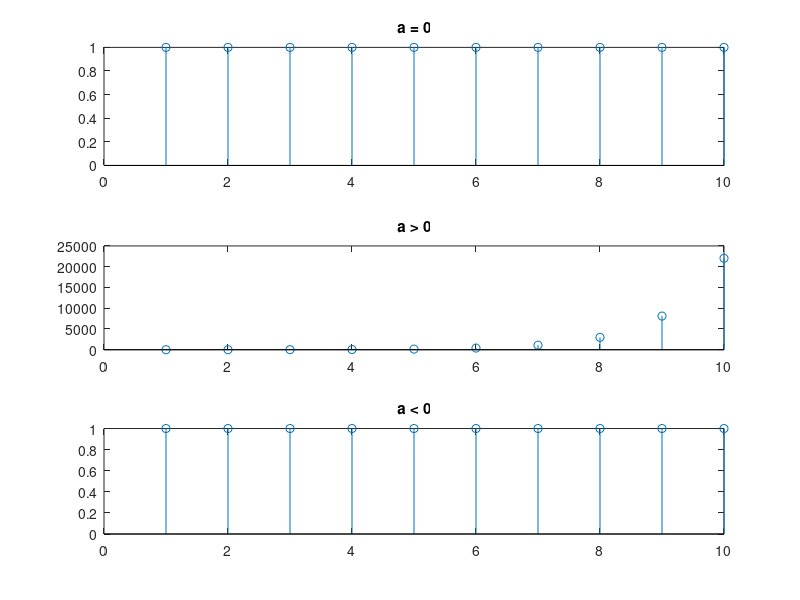

Recreate this plot in MATLAB.
%%
for t = 1:10
    y(t) = exp(0);
end
figure
subplot(3,1,1);
stem(y);
title('a = 0');
%%
clear all
for t = 1:10
    y(t) = exp(t);
end

subplot(3,1,2);
stem(y);
title('a > 0')
clear all
%% 
for t = 1:10
    y(t) = 1/exp(0);
end

subplot(3,1,3);
stem(y);
title('a < 0');